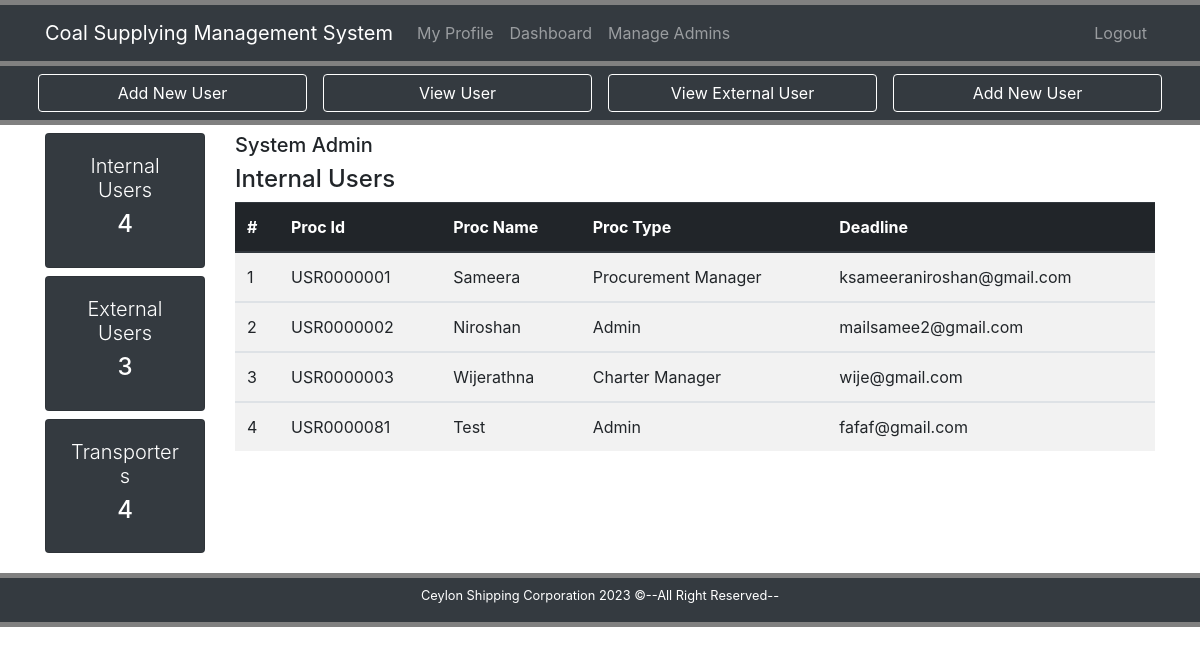
The page /dashAdmin.php on the database its author committed.
### tables this page shows
CREATE TABLE `user` (
  `id` int(10) NOT NULL,
  `userId` varchar(10) NOT NULL,
  `name` varchar(50) NOT NULL,
  `mobile` varchar(15) NOT NULL,
  `email` varchar(50) NOT NULL,
  `usertype` varchar(20) NOT NULL,
  `password` varchar(10) NOT NULL,
  `createby` varchar(20) NOT NULL
);

### dashAdmin.php (the view, shortened to what this page needs)
<!DOCTYPE html>
<html lang="en">
<head>
	<link rel="stylesheet" href="css/bootstrap.css">
	<link rel="stylesheet" href="css/style.css">
</head>
<body>
	<div style="height:5px; background: gray;"></div>
	<nav class="navbar navbar-expand-lg bg-dark navbar-dark">
		<div class="container">
			<a href="#" class="navbar-brand">Coal Supplying Management System</a>
			<div class="collapse navbar-collapse" id="navbarcollapse">
			<ul class="navbar-nav mr-auto">
				<li class="nav-item">
					<a href="#" class="nav-link">My Profile</a>
				</li>
				<li class="nav-item">
					<a href="dashAdmin.php" class="nav-link">Dashboard</a>
				</li>
				<li class="nav-item">
					<a href="#" class="nav-link">Manage Admins</a>
				</li>
			</ul>
			<ul class="navbar-nav">
				<li class="nav-item">
					<a href="login.php" class="nav-link">Logout</a>
				</li>
			</ul>
			</div>
		</div>
	</nav>
	<div style="height:5px; background: gray;"></div>
	<header class="text-white bg-dark">
		<div class="container">
			<div class="row">
				<div class="col-lg-3 p-2">
					<a href="addNewUser.php" class="btn btn-dark btn-block" style="border-color:white;">Add New User</a>
				</div>
				<div class="col-lg-3 p-2">
					<a href="viewProc.php" class="btn btn-dark btn-block" style="border-color:white;">View User</a>
				</div>
				<div class="col-lg-3 p-2">
					<a href="addReg.php" class="btn btn-dark btn-block" style="border-color:white;">View External User</a>
				</div>
				<div class="col-lg-3 p-2">
					<a href="viewReg.php" class="btn btn-dark btn-block" style="border-color:white;">Add New User</a>
				</div>
			</div>
		</div>
	</header>
	<div style="height:5px; background: gray;"></div>
	<section class="container py-2 mb-1">
		<div class="row">
			<div class="col-lg-2">
				<div class="card text-center bg-dark text-white mb-2">
				<div class="card-body">
					<h1 class="lead">Internal Users</h1>
					<h4 class="display-5">
						<?php
							global $ConnectingDB;
							$sql = "SELECT COUNT(*) FROM user";
							$stmt = $ConnectingDB->query($sql);
							$totalRows = $stmt->fetch();
							$totalUser = array_shift($totalRows);
							echo $totalUser;
						?>
					</h4>
					</div>
				</div>
				<div class="card text-center bg-dark text-white mb-2">
					<div class="card-body">
						<h1 class="lead">External Users</h1>
						<h4 class="display-5">
							<?php
								global $ConnectingDB;
								$sql = "SELECT COUNT(*) FROM coalsupplier WHERE	status = 'Approved'";
								$stmt = $ConnectingDB->query($sql);
								$totalRows = $stmt->fetch();
								$totalCoal = array_shift($totalRows);
								echo $totalCoal;
							?>
						</h4>
					</div>
				</div>
				<div class="card text-center bg-dark text-white mb-2">
					<div class="card-body">
						<h1 class="lead">Transporters</h1>
						<h4 class="display-5">
							<?php
								global $ConnectingDB;
								$sql = "SELECT COUNT(*) FROM vesselsupplier WHERE status = 'Approved'";
								$stmt = $ConnectingDB->query($sql);
								$totalRows = $stmt->fetch();
								$totalVessel = array_shift($totalRows);
								echo $totalVessel;
							?>
						</h4>
					</div>
				</div>
			</div>
			<div class="col-lg-10">
				<h5>System Admin</h5>
				<h4>Internal Users</h4>
				<table class="table table-striped table-hover">
					<thead class="thead-dark">
						<tr>
							<th>#</th>
							<th>Proc Id</th>
							<th>Proc Name</th>
							<th>Proc Type</th>
							<th>Deadline</th>
						</tr>
					</thead>
					<?php
						$sql = "SELECT * FROM user Limit 0,5";
						$stmt = $ConnectingDB->query($sql);
						$sr=0;
						while($dataRaws=$stmt->fetch()){
							$userId = $dataRaws['userId'];
							$name = $dataRaws['name'];
							$type = $dataRaws['usertype'];
							$email = $dataRaws['email'];
							$sr++;
						?>
						<tbody>
						<tr>
							<td><?php echo $sr; ?></th>
							<td><?php echo $userId; ?></th>
							<td><?php echo $name; ?></th>
							<td><?php echo $type; ?></th>
							<td><?php echo $email; ?></th>
						</tr>
					</tbody>
					<?php } ?>
				</table>
			</div>
		</div>
	</section>
	<div style="height:5px; background: gray;"></div>
	<footer class="bg-dark text-white">
		<div class="container">
			<div class="row pt-2">
				<div class="col">
					<p class="lead text-center small">Ceylon Shipping Corporation <span id="year"></span> &copy;--All Right Reserved--</p>
				</div>
			</div>
		</div>
	</footer>
	<div style="height:5px; background: gray;"></div>
</body>
</html>

### rows shown on the page
user: userId "USR0000001", name "Sameera", usertype "Procurement Manager", email "ksameeraniroshan@gmail.com"
user: userId "USR0000002", name "Niroshan", usertype "Admin", email "mailsamee2@gmail.com"
user: userId "USR0000003", name "Wijerathna", usertype "Charter Manager", email "wije@gmail.com"
user: userId "USR0000081", name "Test", usertype "Admin", email "fafaf@gmail.com"

### other values the page prints
$totalUser "4"
$totalCoal "3"
$totalVessel "4"
